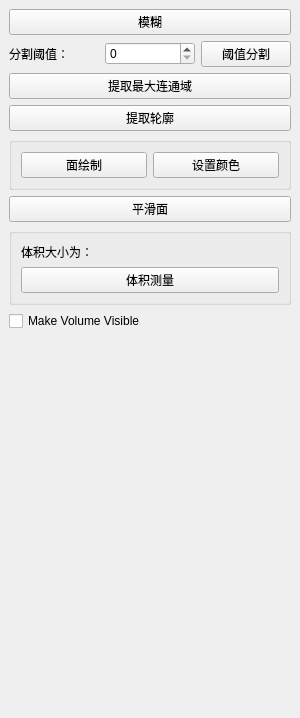
<?xml version="1.0" encoding="UTF-8"?>
<ui version="4.0">
 <class>ImageProcessWidget</class>
 <widget class="QDockWidget" name="ImageProcessWidget">
  <property name="geometry">
   <rect>
    <x>0</x>
    <y>0</y>
    <width>300</width>
    <height>718</height>
   </rect>
  </property>
  <property name="sizePolicy">
   <sizepolicy hsizetype="Fixed" vsizetype="Fixed">
    <horstretch>0</horstretch>
    <verstretch>0</verstretch>
   </sizepolicy>
  </property>
  <property name="minimumSize">
   <size>
    <width>300</width>
    <height>325</height>
   </size>
  </property>
  <property name="windowTitle">
   <string>算法</string>
  </property>
  <widget class="QWidget" name="dockWidgetContents">
   <property name="sizePolicy">
    <sizepolicy hsizetype="MinimumExpanding" vsizetype="Expanding">
     <horstretch>0</horstretch>
     <verstretch>0</verstretch>
    </sizepolicy>
   </property>
   <layout class="QVBoxLayout" name="verticalLayout">
    <item>
     <widget class="QPushButton" name="pushButton_blur">
      <property name="text">
       <string>模糊</string>
      </property>
     </widget>
    </item>
    <item>
     <layout class="QHBoxLayout" name="horizontalLayout">
      <item>
       <widget class="QLabel" name="label">
        <property name="text">
         <string>分割阈值：</string>
        </property>
       </widget>
      </item>
      <item>
       <widget class="QSpinBox" name="spinBox_threshold">
        <property name="maximum">
         <number>255</number>
        </property>
       </widget>
      </item>
      <item>
       <widget class="QPushButton" name="pushButton_threshold">
        <property name="text">
         <string>阈值分割</string>
        </property>
       </widget>
      </item>
     </layout>
    </item>
    <item>
     <widget class="QPushButton" name="pushButton_connectedComponentsWithStats">
      <property name="text">
       <string>提取最大连通域</string>
      </property>
     </widget>
    </item>
    <item>
     <widget class="QPushButton" name="pushButton_canny">
      <property name="text">
       <string>提取轮廓</string>
      </property>
     </widget>
    </item>
    <item>
     <widget class="QGroupBox" name="groupBox_2">
      <property name="title">
       <string/>
      </property>
      <layout class="QHBoxLayout" name="horizontalLayout_2">
       <item>
        <widget class="QPushButton" name="pushButton_marchingcubes">
         <property name="text">
          <string>面绘制</string>
         </property>
        </widget>
       </item>
       <item>
        <widget class="QPushButton" name="pushButton_setColor">
         <property name="text">
          <string>设置颜色</string>
         </property>
        </widget>
       </item>
      </layout>
     </widget>
    </item>
    <item>
     <widget class="QPushButton" name="pushButton_smooth">
      <property name="text">
       <string>平滑面</string>
      </property>
     </widget>
    </item>
    <item>
     <widget class="QGroupBox" name="groupBox">
      <property name="title">
       <string/>
      </property>
      <layout class="QGridLayout" name="gridLayout">
       <item row="0" column="0">
        <widget class="QLabel" name="label_2">
         <property name="text">
          <string>体积大小为：</string>
         </property>
        </widget>
       </item>
       <item row="0" column="1">
        <widget class="QLabel" name="label_PhysicalSize">
         <property name="text">
          <string/>
         </property>
        </widget>
       </item>
       <item row="1" column="0" colspan="2">
        <widget class="QPushButton" name="pushButton_measure">
         <property name="text">
          <string>体积测量</string>
         </property>
        </widget>
       </item>
      </layout>
     </widget>
    </item>
    <item>
     <widget class="QCheckBox" name="checkBox_volumeVisible">
      <property name="text">
       <string>Make Volume Visible</string>
      </property>
     </widget>
    </item>
    <item>
     <spacer name="verticalSpacer">
      <property name="orientation">
       <enum>Qt::Vertical</enum>
      </property>
      <property name="sizeHint" stdset="0">
       <size>
        <width>20</width>
        <height>477</height>
       </size>
      </property>
     </spacer>
    </item>
   </layout>
  </widget>
 </widget>
 <resources/>
 <connections/>
</ui>
